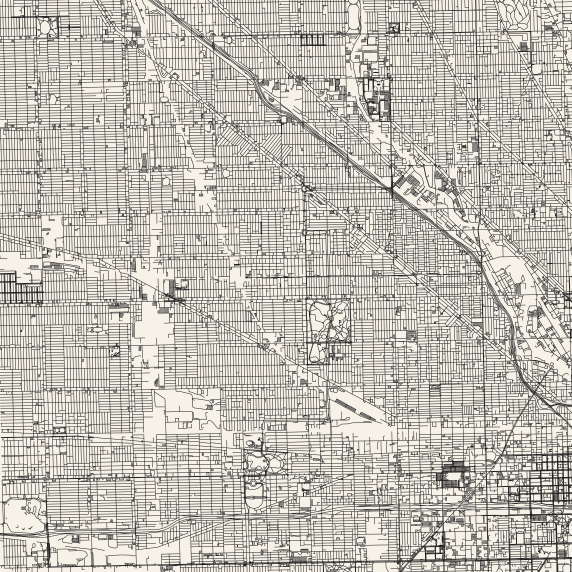
#> input picture Chicago.png, 1144 x 1144 px (shown at 1/2 size)
$ jupyter execute --allow-errors city-diffraction.ipynb
#> lines starting #> are read from the running program, lines starting #| are printed output that depends on the picture
# Calculating the diffraction patterns of cities

[cell 1]
from PIL import Image
import numpy as np
from numpy import fft
import matplotlib.pyplot as plt
import csv

First we load an image of a city map using the PIL library and convert it to grayscale, then plot it.

[This site](https://anvaka.github.io/city-roads/?q=chicago&areaId=3600122604) is a good source of clear maps but any image that clearly shows the road structure should do.

[cell 2]
filename = "Chicago.png"
image = Image.open(filename)
#> image is the input picture: PIL image 1144x1144 RGBA; mean R, G, B, A 193.1, 189.4, 181.8, 255
image = image.convert('L')
#> image: PIL image 1144x1144 L

fig = plt.figure(facecolor='w', figsize=(10,10))
plt.imshow(image)
plt.show()

Now we convert the image to a numpy array and calculate the Fourier transform using numpy's fft.fft2() method.

fftshift() is used to center the image in the Fourier domain.

As the fourier transform outputs a complex number, we use the absolute value of the result to get a magnitude we can plot.

[cell 3]
image = np.array(image)
im_fft = np.fft.fft2(image)
im_fft = np.fft.fftshift(im_fft)
im_fft = np.abs(im_fft)

fig = plt.figure(facecolor='w', figsize=(10,10))

# Use quantiles to cut off extremes of the color scale
vmin = np.quantile(im_fft, 0.01)
#> vmin = 2690.6
vmax = np.quantile(im_fft, 0.95)
#> vmax = 138660.3

plt.imshow(im_fft, vmin = vmin, vmax = vmax)
plt.colorbar()
plt.show()
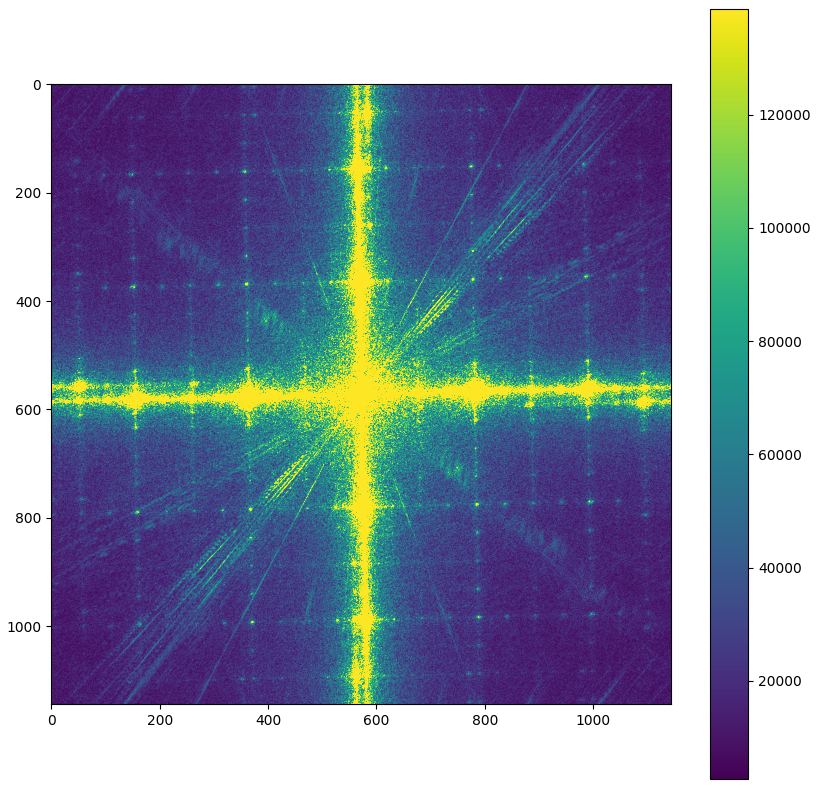
#> figure drawn by matplotlib, 2 panels

If you have ever performed single-crystal diffraction, this image might see familiar - this is an image in reciprocal space. Single points correspond to distinct periodicity in both dimensions (in crystallography, these would be hkl reflections - here, they would be hk - no third dimension). This arises the the majority of blocks being around the same size with an aspect ratio of 4:1.

The lines between points are what might be called diffuse scattering - they correspond to disorder in one direction, but periodicity in the other. Here, this arises from the presence of blocks of different sizes, which are nevertheless still oriented in the orthogonal grid as the rest of the city.

To obatain a 'powder diffraction pattern', we simply take the radial integration of the Fourier transformed image.
The radial integration code below comes from [here](https://levelup.gitconnected.com/a-simple-method-to-calculate-circular-intensity-averages-in-images-4186a685af3#).

[cell 4]
img = im_fft
# Image center
cen_x = im_fft.shape[0]//2
#> cen_x = 572
cen_y = cen_x
#> cen_y = 572
# Get image parameters
a = img.shape[0]
#> a = 1144
b = img.shape[1]
#> b = 1144
# Find radial distances
[X, Y] = np.meshgrid(np.arange(b) - cen_x, np.arange(a) - cen_y)
R = np.sqrt(np.square(X) + np.square(Y))
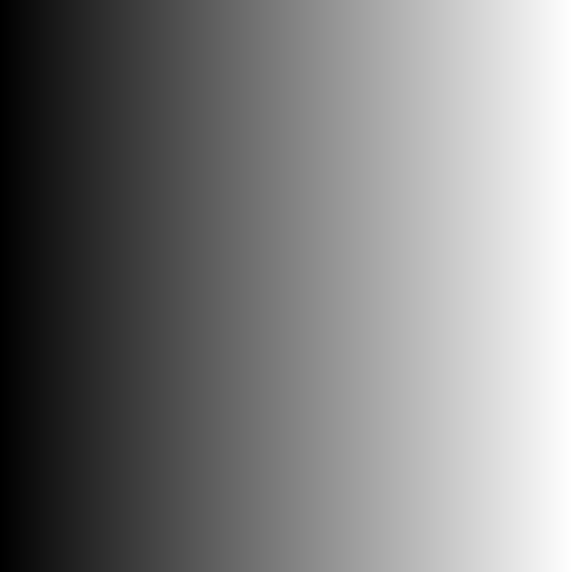
#> X: shape (1144, 1144) int64 (shown at 1/2 size); min -572, max 571, mean -0.5; drawn with min black and max white
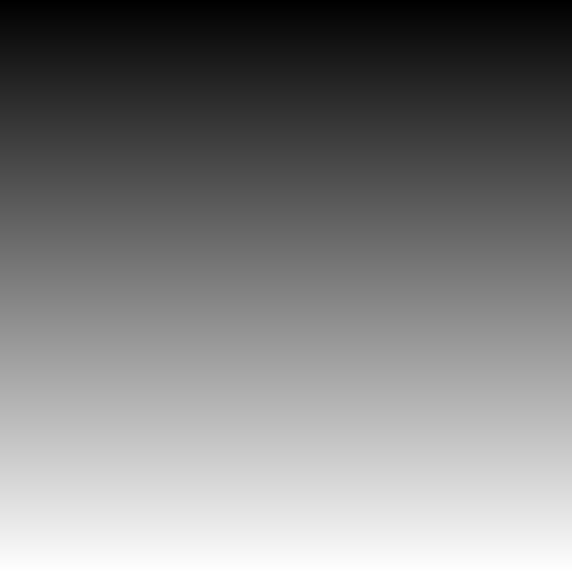
#> Y: shape (1144, 1144) int64 (shown at 1/2 size); min -572, max 571, mean -0.5; drawn with min black and max white
rad = np.arange(1, np.max(R), 1)
#> rad = 808 values from 1 to 808
intensity = np.zeros(len(rad))
#> intensity = 808 values from 0 to 0
index = 0

# Edit this depending on the resolution of the image
bin_size = 3

for i in rad:
    mask = (np.greater(R, i - bin_size) & np.less(R, i + bin_size))
    values = img[mask]
    intensity[index] = np.mean(values)
    index += 1
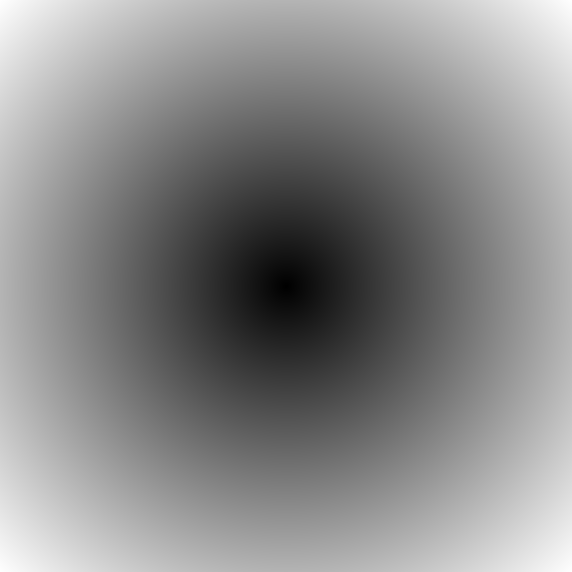
#> R: shape (1144, 1144) float64 (shown at 1/2 size); min 0, max 808.9, mean 437.7; drawn with min black and max white
#> after the loop, index = 808; intensity = 808 values, max 6469733 at index 0, min 8140.4 at index 807, mean 78063.1

Now we plot the diffraction pattern.

[cell 5]
# Create figure and add subplot
fig = plt.figure(facecolor='w')
ax = fig.add_subplot(111)

# Plot data
x_cutoff = 10
ax.plot(rad[x_cutoff:], intensity[x_cutoff:], linewidth=2)

# Edit axis labels
ax.set_xlabel('Radial Distance', labelpad=10)
ax.set_ylabel('Average Intensity', labelpad=10)
ax.set_xlim(0,600)
# ax.set_ylim(0,0.07e6)
plt.show()
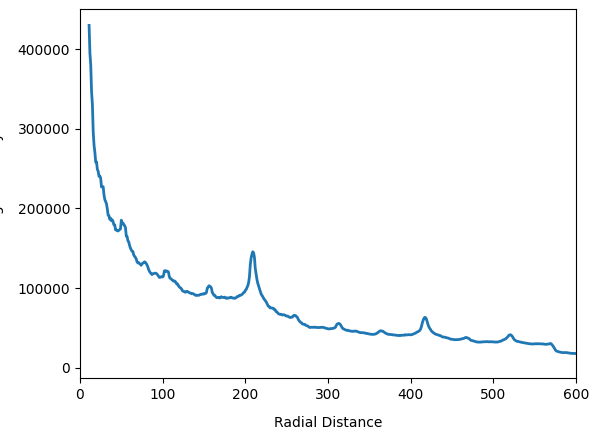
#> figure drawn by matplotlib, 1 panel; curve peaks at x = 11, y = 429736.4

We can now save the file as a 2 column .xy file to perform a refinement in a different program.

[cell 6]
# Generate the x values
x = np.arange(0, 90, 90/(len(intensity)))
#> x = 808 values from 0 to 89.89

#> (the rest of this cell did not finish here and is left out)
